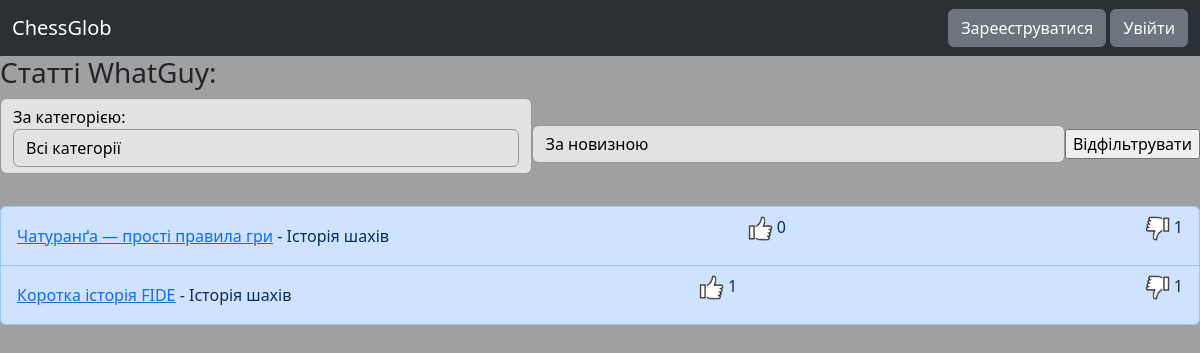
/view_user_articles/WhatGuy, run on the app's committed database.
### auth_sys/models.py (models this page shows, shortened)
class MyUser(AbstractBaseUser, PermissionsMixin):
    class Roles(models.TextChoices): #Усі можливі ролі
        USER = "user"
        ADMINISTRATOR = "administrator"
    username = models.CharField(unique=True, max_length=16)
    email = models.EmailField(unique=True)
    role = models.CharField(choices=Roles.choices, default=Roles.USER)
    first_name = models.CharField(blank=True, null=True, max_length=16)
    last_name = models.CharField(blank=True, null=True, max_length=32)
    birth_date = models.DateField(blank=True, null=True)
    is_staff = models.BooleanField(default=False)
    is_superuser = models.BooleanField(default=False)
    is_active = models.BooleanField(default=True)
    objects = MyUserManager() #Це потрібно для створення самого акаунту
    USERNAME_FIELD = "username"
    REQUIRED_FIELDS = ["email"]

### blog/models.py (models this page shows, shortened)
class Article(models.Model):
    class Categories(models.TextChoices):
        other = "Інше"
        debut = "Дебют"
        middle_game = "Мітельшпіль"
        end_game = "Ендшпіль"
        history = "Історія шахів"
        etude = "Шахові задачки"
    author = models.ForeignKey(MyUser, models.CASCADE)
    name = models.CharField(max_length=32)
    category = models.CharField(choices=Categories.choices, default=Categories.other)
    created_time = models.DateTimeField()
    elements_num = models.IntegerField(default=1)

### blog/views.py (the view, shortened to what this page needs)
# urls.py: path("view_user_articles/<str:username>", views.view_user_articles, name="view_user_articles"),
def view_user_articles(request, username):
    if not MyUser.objects.filter(username=username).exists():
        return redirect("/eror?eror_text=Не існує користувача з таким username.")
    user = MyUser.objects.get(username=username)
    categories = [choice.value for choice in models.Article.Categories]
    if request.method == "GET":
        articles = models.Article.objects.filter(author=user)
        articles = articles.annotate(like_count=Count('like', distinct=True))
        articles = articles.annotate(dislike_count=Count("dislike", distinct=True))
        articles = articles.order_by("-created_time")
        return render(request, "blog/view_user_articles.html", {"articles":articles, "categories":categories,
                                                                "username":username})
    else:
        return redirect("/eror?eror_text=Сторінка для перегляду статтей конкретної людини не приймає такий тип запиту.")

### templates/blog/view_user_articles.html (shortened to what this page needs)
{% extends "base.html" %}
{% load static %}
{% load custom_tags %}
{% block body %}
<h3>Статті {{ username }}:</h3>
<form method="post" class="form-inline mb-3 d-flex justify-content-between align-items-center">
    <p class="form-control">За категорією: <select name="category" class="form-control">
        <option value="all">Всі категорії</option>
    </select></p>
    <select name="by" class="form-control">
        <option value="by_newest">За новизною</option>
    </select>
    <input type="submit" value="Відфільтрувати">
</form>
<ul class="list-group">
    {% for article in articles %}
    <li class="list-group-item list-group-item-primary d-flex justify-content-between align-items-center">
        <div>
            <a href="{% url 'blog:view_article' article.pk%}">{{ article.name }}</a> - {{ article.category }}
        </div>
        <p><img src="{% static 'img/not_pressed_like.png' %}" width="25px" height="25px"> {{ article.like_count }}</p>
        <p><img src="{% static 'img/not_pressed_dislike.png' %}" width="25px" height="25px"> {{ article.dislike_count }}</p>
    </li>
    {% endfor %}
</ul>
{% endblock %}

### templates/base.html (style rules this page uses)
body { background-color: rgb(160, 160, 160); }
.form-control { background-color: #e2e2e2; color: rgb(0, 0, 0); border-color: #969895; }

### data on the page
Article: name "Чатуранґа — прості правила гри", category "Історія шахів", like_count "0", dislike_count "1"
Article: name "Коротка історія FIDE", category "Історія шахів", like_count "1", dislike_count "1"

### other printed values
{{ username }} "WhatGuy"
